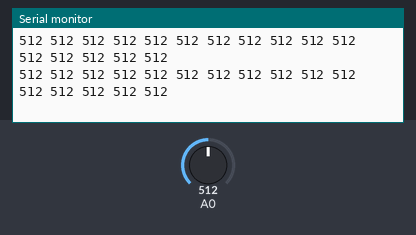
Recording of a sketch running on a simulated Arduino Uno, built with avr-gcc and run on an emulated ATmega328P. On the bench: the last lines printed to the serial monitor. The test bench sets the inputs (shaded band); at power-on: A0 = 512.

Above: at 1.2 s.
1.3 s: A0 set to 107
At 1.43 s:
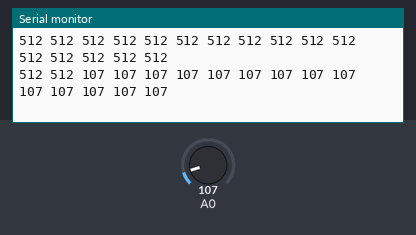
4.3 s: A0 set to 89
At 4.33 s:
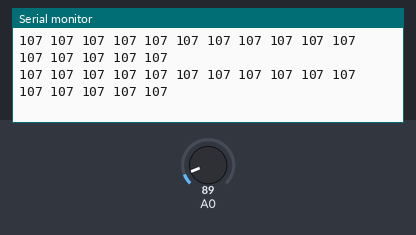
11.8 s: A0 set to 8
At 11.8 s:
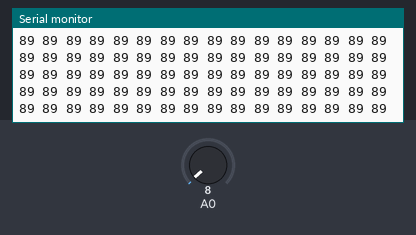
14.8 s: A0 set to 11
At 14.93 s:
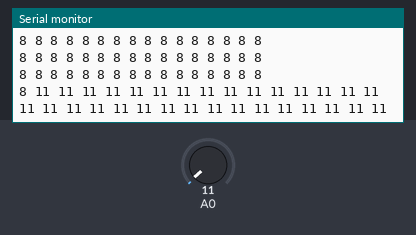
Timing chart, 0 to 17.8 s (numbered marks = the images above; inputs shaded):
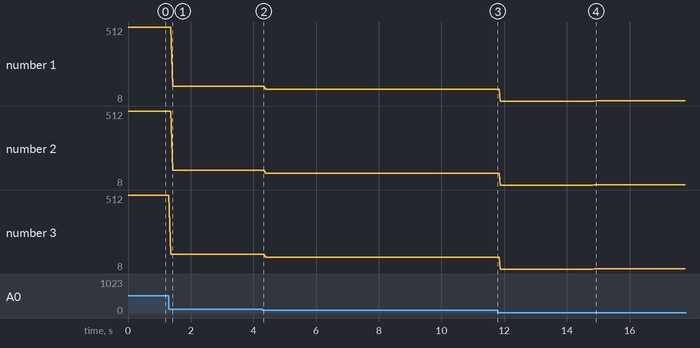

The sketch:

audio_buffer.ino
```cpp
int incomingAudio;


void setup() {
  // put your setup code here, to run once:
  Serial.begin(9600);
  Serial.println(" Ready \n");

}

void loop() {
  // put your main code here, to run repeatedly:
  incomingAudio = analogRead(A0);//read input from A0
  int audioBuffer[16];

  for (int i=0; i<16; i++){
    incomingAudio = analogRead(A0);//read input from A0
    audioBuffer[i] = incomingAudio;
    Serial.print(audioBuffer[i]);
    Serial.print(" ");
  }

  Serial.print("\n");

}
```

Measured:
- after the input at 1.3 s, the serial monitor: prints a new line after 0.06 s (image 1)
- after the input at 14.8 s, the serial monitor: prints a new line after 0.07 s (image 4)
- plotted number 1: 512 → 107 after the input at 1.3 s, 107 → 89 after the input at 4.3 s, 89 → 8 after the input at 11.8 s, 8 → 11 after the input at 14.8 s
- plotted number 2: 512 → 107 after the input at 1.3 s, 107 → 89 after the input at 4.3 s, 89 → 8 after the input at 11.8 s, 8 → 11 after the input at 14.8 s
- plotted number 3: 512 → 107 after the input at 1.3 s, 107 → 89 after the input at 4.3 s, 89 → 8 after the input at 11.8 s, 8 → 11 after the input at 14.8 s
